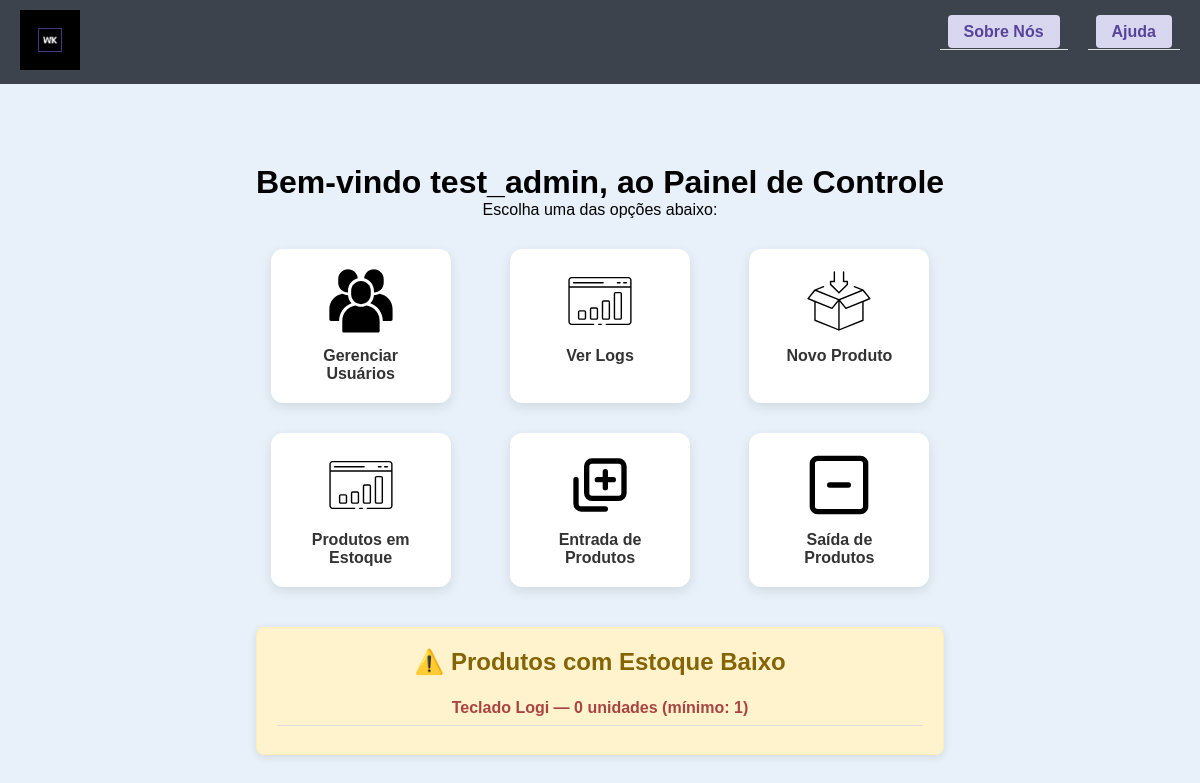
/menu/ (signed in), run on the app's committed database.
### app/models.py (models this page shows)
class User(db.Model, UserMixin):
    __tablename__ = "user"
    id = db.Column(db.Integer, primary_key=True)
    nome = db.Column(db.String, nullable=True)
    sobrenome = db.Column(db.String, nullable=True)
    login_nome = db.Column(db.String, nullable=False)
    senha = db.Column(db.String, nullable=True)
    admin = db.Column(db.Boolean, nullable=False, default=False)
    __table_args__ = (
        db.UniqueConstraint("login_nome", name="uq_user_login_nome"),
    )

class Produto(db.Model):
    id = db.Column(db.Integer, primary_key=True)
    nome = db.Column(db.String, nullable=True)
    quantidade = db.Column(db.Integer, nullable=True)
    quantidade_minima = db.Column(db.Integer, nullable=True, default = 0)
    descricao = db.Column(db.Text, nullable=True)

### app/views.py (the view)
@app.route('/menu/')
def menu():
    produtos_alerta = Produto.query.filter(Produto.quantidade < Produto.quantidade_minima).all()
    return render_template('menu.html', produtos_alerta=produtos_alerta)

### app/models.py (called while the page is built)
@login_manager.user_loader
def load_user(user_id):
    return User.query.get(user_id)

### app/templates/menu.html
{% extends 'base.html' %}
{% block content %}
<div class="dashboard">
    <h1>Bem-vindo {{ current_user.login_nome }}, ao Painel de Controle</h1>
    <p>Escolha uma das opções abaixo:</p>
    <div class="dashboard-grid">
        {% if current_user.admin %}
            <a href="{{ url_for('gerenciar_usuarios') }}" class="dashboard-card">
                <img src="{{ url_for('static', filename='images/icon_users.svg') }}" alt="Usuários">
                <span>Gerenciar Usuários</span>
            </a>
            <a href="{{ url_for('ver_logs') }}" class="dashboard-card">
                <img src="{{ url_for('static', filename='images/icon_reports.svg') }}" alt="Relatórios">
                <span>Ver Logs</span>
            </a>
        {% endif %}
        <a href="{{ url_for('cadastrar_produto') }}" class="dashboard-card">
            <img src="{{ url_for('static', filename='images/icon_new_products.svg') }}" alt="Novo Produto">
            <span>Novo Produto</span>
        </a>
        <a href="{{ url_for('produtos') }}" class="dashboard-card">
            <img src="{{ url_for('static', filename='images/icon_reports.svg') }}" alt="Produtos em Estoque">
            <span>Produtos em Estoque</span>
        </a>
        <a href="{{ url_for('produtos') }}" class="dashboard-card">
            <img src="{{ url_for('static', filename='images/icon_add.svg') }}" alt="Entrada">
            <span>Entrada de Produtos</span>
        </a>
        <a href="{{ url_for('produtos') }}" class="dashboard-card">
            <img src="{{ url_for('static', filename='images/icon_remove.svg') }}" alt="Saída">
            <span>Saída de Produtos</span>
        </a>
    </div>
    {% if produtos_alerta %}
    <div class="alerta-estoque">
        <h2>⚠️ Produtos com Estoque Baixo</h2>
        <ul>
            {% for produto in produtos_alerta %}
                <li class="alerta">
                    {{ produto.nome }} — {{ produto.quantidade }} unidades (mínimo: {{ produto.quantidade_minima }})
                </li>
            {% endfor %}
        </ul>
    </div>
{% endif %}
</div>
{% endblock %}

### app/static/css/style.css (style rules this page uses)
* { margin: 0; padding: 0; box-sizing: border-box; }
body { font-family: 'Trebuchet MS', sans-serif; background-color: #e8f1f9; min-width: 370px; }
ul { list-style-type: none; padding: 0; }
ul li { padding: 8px; border-bottom: 1px solid #ddd; }
ul li.alerta { color: red; font-weight: bold; }
.dashboard { text-align: center; padding: 40px 20px; }
.dashboard-grid { display: grid; grid-template-columns: repeat(auto-fit, minmax(180px, 1fr)); gap: 30px; margin-top: 30px; justify-items: center; }
.dashboard-card { background-color: #fff; border-radius: 12px; padding: 20px; width: 180px; text-align: center; box-shadow: 0 4px 12px rgba(0,0,0,0.1); transition: transform 0.2s ease, box-shadow 0.2s ease; text-decoration: none; color: #333; }
.dashboard-card img { width: 64px; height: 64px; margin-bottom: 10px; }
.dashboard-card span { display: block; font-weight: bold; font-size: 16px; }
.alerta-estoque { background-color: #fff3cd; border: 1px solid #ffeeba; padding: 20px; margin-top: 40px; border-radius: 8px; box-shadow: 0 2px 8px rgba(0,0,0,0.1); }
.alerta-estoque h2 { color: #856404; margin-bottom: 15px; }
.alerta-estoque ul li.alerta { color: #a94442; font-weight: bold; margin-bottom: 8px; }

### data on the page
User: login_nome "test_admin"
Produto: nome "Teclado Logi", quantidade "0", quantidade_minima "1"
